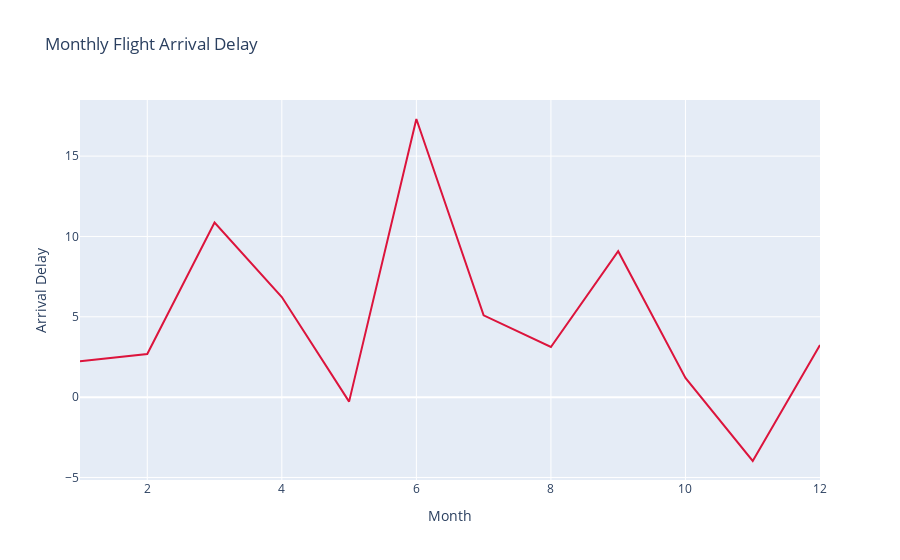

Notebook source saved alongside this figure:
### Markdown cell above
### `Line Plot:` 
Let us now use a line plot to extract average monthly arrival delay time and see how it changes over the year.

### Code cell
line_data = data.groupby("Month")['ArrDelay'].mean().reset_index()
fig = go.Figure()
fig.add_trace(go.Scatter(x =line_data['Month'], y= line_data['ArrDelay'],
                         mode ='lines', marker = dict(color='crimson')))

fig.update_layout(title ='Monthly Flight Arrival Delay',
                  xaxis_title ='Month', yaxis_title = 'Arrival Delay')

fig.show()

### Figure 1 — Plotly figure (JSON) as saved in the notebook; plotly's stock layout.template omitted (floating-point values rounded to 4 significant figures)
{"data": [{"marker": {"color": "crimson"}, "mode": "lines", "type": "scatter", "x": [1, 2, 3, 4, 5, 6, 7, 8, 9, 10, 11, 12], "y": [2.233, 2.688, 10.87, 6.229, -0.2791, 17.31, 5.089, 3.122, 9.081, 1.2, -3.975, 3.241]}], "layout": {"title": {"text": "Monthly Flight Arrival Delay"}, "xaxis": {"title": {"text": "Month"}}, "yaxis": {"title": {"text": "Arrival Delay"}}}}
